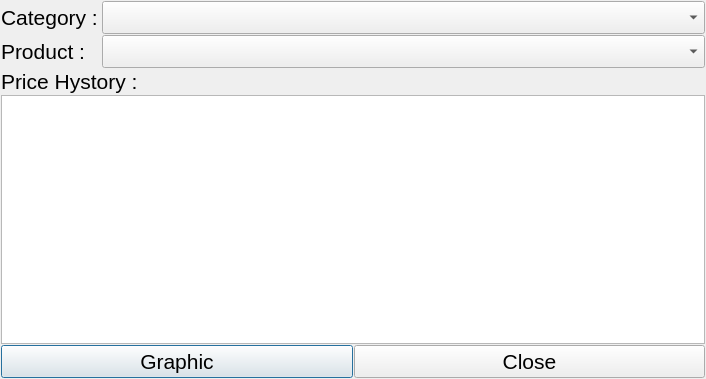
<?xml version="1.0" encoding="UTF-8"?>
<ui version="4.0">
 <class>PricesHistory</class>
 <widget class="QDialog" name="PricesHistory">
  <property name="geometry">
   <rect>
    <x>0</x>
    <y>0</y>
    <width>706</width>
    <height>379</height>
   </rect>
  </property>
  <property name="maximumSize">
   <size>
    <width>800</width>
    <height>800</height>
   </size>
  </property>
  <property name="font">
   <font>
    <pointsize>16</pointsize>
   </font>
  </property>
  <property name="windowTitle">
   <string>PricesHistory</string>
  </property>
  <layout class="QVBoxLayout" name="verticalLayout_2">
   <property name="spacing">
    <number>1</number>
   </property>
   <property name="margin">
    <number>1</number>
   </property>
   <item>
    <layout class="QHBoxLayout" name="horizontalLayout">
     <property name="spacing">
      <number>1</number>
     </property>
     <item>
      <widget class="QLabel" name="label_3">
       <property name="sizePolicy">
        <sizepolicy hsizetype="Preferred" vsizetype="Preferred">
         <horstretch>0</horstretch>
         <verstretch>0</verstretch>
        </sizepolicy>
       </property>
       <property name="maximumSize">
        <size>
         <width>100</width>
         <height>16777215</height>
        </size>
       </property>
       <property name="text">
        <string>Category :</string>
       </property>
      </widget>
     </item>
     <item>
      <widget class="QComboBox" name="m_cbCategory">
       <property name="sizePolicy">
        <sizepolicy hsizetype="Preferred" vsizetype="Minimum">
         <horstretch>0</horstretch>
         <verstretch>0</verstretch>
        </sizepolicy>
       </property>
      </widget>
     </item>
    </layout>
   </item>
   <item>
    <layout class="QHBoxLayout" name="horizontalLayout_2">
     <property name="spacing">
      <number>1</number>
     </property>
     <item>
      <widget class="QLabel" name="label">
       <property name="maximumSize">
        <size>
         <width>100</width>
         <height>16777215</height>
        </size>
       </property>
       <property name="text">
        <string>Product :</string>
       </property>
      </widget>
     </item>
     <item>
      <widget class="QComboBox" name="m_cbProduct"/>
     </item>
    </layout>
   </item>
   <item>
    <layout class="QVBoxLayout" name="verticalLayout">
     <property name="spacing">
      <number>1</number>
     </property>
     <item>
      <widget class="QLabel" name="label_2">
       <property name="text">
        <string>Price Hystory :</string>
       </property>
      </widget>
     </item>
     <item>
      <widget class="QTableWidget" name="m_twTable"/>
     </item>
    </layout>
   </item>
   <item>
    <layout class="QHBoxLayout" name="horizontalLayout_3">
     <property name="spacing">
      <number>1</number>
     </property>
     <property name="leftMargin">
      <number>0</number>
     </property>
     <property name="topMargin">
      <number>0</number>
     </property>
     <item>
      <widget class="QPushButton" name="pushButton_2">
       <property name="enabled">
        <bool>true</bool>
       </property>
       <property name="sizePolicy">
        <sizepolicy hsizetype="Minimum" vsizetype="Minimum">
         <horstretch>0</horstretch>
         <verstretch>0</verstretch>
        </sizepolicy>
       </property>
       <property name="text">
        <string>Graphic</string>
       </property>
      </widget>
     </item>
     <item>
      <widget class="QPushButton" name="pushButton">
       <property name="sizePolicy">
        <sizepolicy hsizetype="Minimum" vsizetype="Minimum">
         <horstretch>0</horstretch>
         <verstretch>0</verstretch>
        </sizepolicy>
       </property>
       <property name="text">
        <string>Close</string>
       </property>
      </widget>
     </item>
    </layout>
   </item>
  </layout>
 </widget>
 <layoutdefault spacing="6" margin="11"/>
 <resources/>
 <connections>
  <connection>
   <sender>pushButton</sender>
   <signal>clicked()</signal>
   <receiver>PricesHistory</receiver>
   <slot>accept()</slot>
   <hints>
    <hint type="sourcelabel">
     <x>534</x>
     <y>376</y>
    </hint>
    <hint type="destinationlabel">
     <x>153</x>
     <y>256</y>
    </hint>
   </hints>
  </connection>
  <connection>
   <sender>m_cbProduct</sender>
   <signal>activated(QString)</signal>
   <receiver>PricesHistory</receiver>
   <slot>onProductSelected(QString)</slot>
   <hints>
    <hint type="sourcelabel">
     <x>124</x>
     <y>44</y>
    </hint>
    <hint type="destinationlabel">
     <x>178</x>
     <y>41</y>
    </hint>
   </hints>
  </connection>
 </connections>
 <slots>
  <slot>onProductSelected(QString)</slot>
 </slots>
</ui>
